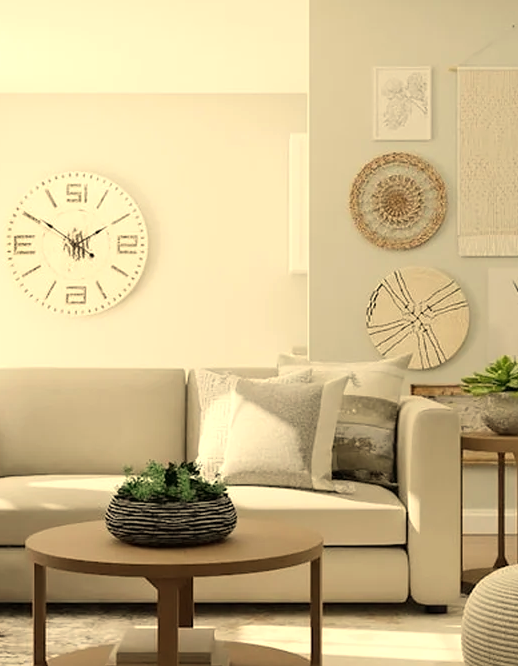
#> input picture assets/images/home1/gallery_01.png, 518 x 666 px, found by its file name
$ python build_custom_images.py
#> lines starting #> are read from the running program, lines starting #| are printed output that depends on the picture
import os
from PIL import Image, ImageDraw, ImageFont, ImageFilter, ImageEnhance

WIDTH = 1920
HEIGHT = 1080

def crop_to_aspect(img, target_width, target_height):
    if img.mode != 'RGB':
        img = img.convert('RGB')
    img_aspect = img.width / img.height
    target_aspect = target_width / target_height

    if img_aspect > target_aspect:
        new_width = int(img.height * target_aspect)
        left = (img.width - new_width) // 2
        img = img.crop((left, 0, left + new_width, img.height))
    else:
        new_height = int(img.width / target_aspect)
        top = (img.height - new_height) // 2
        img = img.crop((0, top, img.width, top + new_height))

    return img.resize((target_width, target_height), Image.Resampling.LANCZOS)

def add_badge(img, label, position='top-left'):
    draw = ImageDraw.Draw(img)
    try:
        font = ImageFont.truetype("arial.ttf", 14)
    except:
        font = ImageFont.load_default()

    bbox = draw.textbbox((0, 0), label, font=font)
    tw = bbox[2] - bbox[0]
    th = bbox[3] - bbox[1]

    pad_x, pad_y = 12, 6
    if position == 'top-left':
        x, y = 16, 16
    elif position == 'top-right':
        x, y = img.width - tw - pad_x*2 - 16, 16

    # Draw pill badge
    draw.rectangle([x, y, x + tw + pad_x*2, y + th + pad_y*2], fill=(20, 18, 15, 220))
    draw.rectangle([x, y, x + tw + pad_x*2, y + th + pad_y*2], outline=(212, 175, 55, 200), width=1)
    draw.text((x + pad_x, y + pad_y), label, fill=(245, 242, 235), font=font)

# ==========================================
# 1. BUILD FURNITURE STORE HERO (FURNITURE ONLY)
# ==========================================
print("Creating Furniture Store Hero (Furniture Only)...")
canvas_furn = Image.new('RGB', (WIDTH, HEIGHT), (20, 18, 15))

# Pure luxury furniture images
img_sofa = Image.open('assets/images/home1/gallery_01.png')       # Curved Sofa Living Room
#> img_sofa is the input picture: PIL image 518x666 RGB; mean R, G, B 206, 187, 141.8
img_dining = Image.open('assets/images/home1/gallery_03.png')     # Marble Dining Table
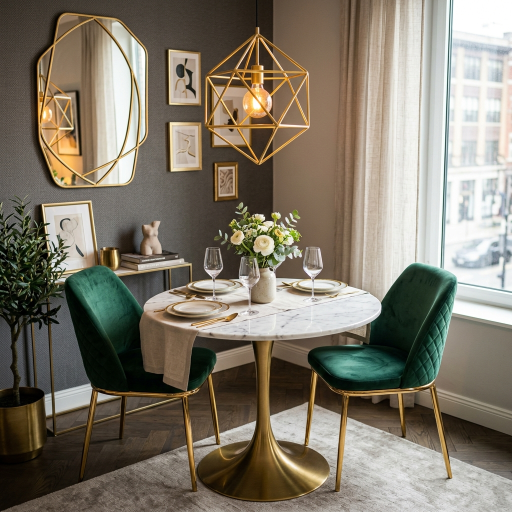
#> input picture assets/images/home1/gallery_03.png, 1024 x 1024 px, found by its file name (shown at 1/2 size)
#> img_dining is the input picture: PIL image 1024x1024 RGB; mean R, G, B 128.2, 120.6, 106.2
img_bedroom = Image.open('assets/images/home1/gallery_02.png')    # Upholstered Bed
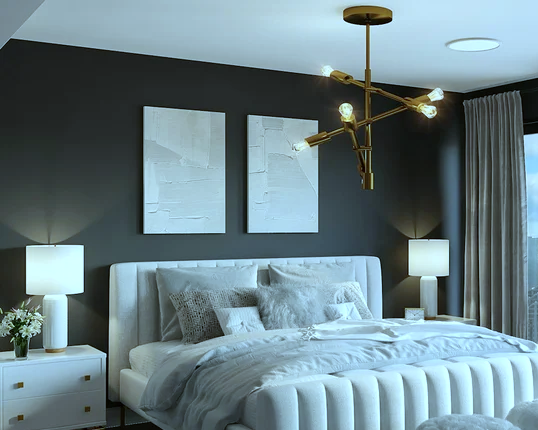
#> input picture assets/images/home1/gallery_02.png, 538 x 430 px, found by its file name
#> img_bedroom is the input picture: PIL image 538x430 RGB; mean R, G, B 107.7, 129.3, 135.8
img_armchair = Image.open('assets/images/home1/gallery_04.png')   # Leather Accent Chair
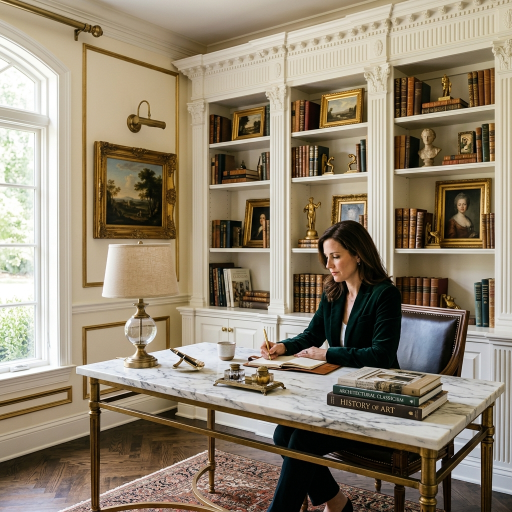
#> input picture assets/images/home1/gallery_04.png, 1024 x 1024 px, found by its file name (shown at 1/2 size)
#> img_armchair is the input picture: PIL image 1024x1024 RGB; mean R, G, B 144.9, 132.1, 111.9
img_office = Image.open('assets/images/room-collections/cat_office.png') # Solid Walnut Desk
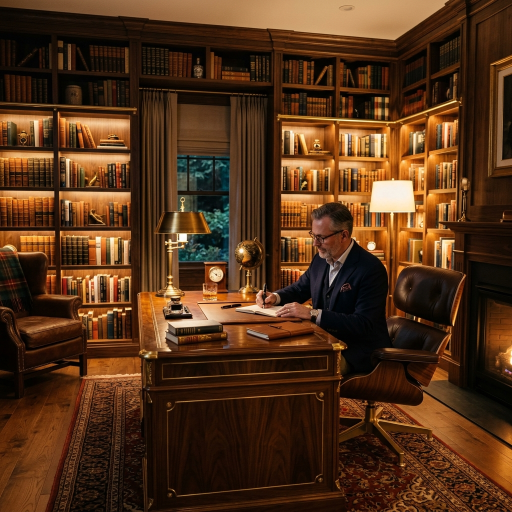
#> input picture assets/images/room-collections/cat_office.png, 1024 x 1024 px, found by its file name (shown at 1/2 size)
#> img_office is the input picture: PIL image 1024x1024 RGB; mean R, G, B 81.9, 49.4, 24.8

gap = 6
w_left = 1056
h_left = HEIGHT

w_top_right = WIDTH - w_left - gap
h_top_right = (HEIGHT - gap) // 2

w_bot_tile = (w_top_right - gap * 2) // 3
h_bot = HEIGHT - h_top_right - gap

t1 = crop_to_aspect(img_sofa, w_left, h_left)
t2 = crop_to_aspect(img_dining, w_top_right, h_top_right)
t3 = crop_to_aspect(img_bedroom, w_bot_tile, h_bot)
t4 = crop_to_aspect(img_armchair, w_bot_tile, h_bot)
t5 = crop_to_aspect(img_office, w_bot_tile, h_bot)

add_badge(t1, "LIVING ROOM", "top-left")
#> in add_badge, `bbox = draw.textbbox((0, 0), label, font=font)`: bbox = (0, 3, 95, 13)
#> in add_badge, `tw = bbox[2] - bbox[0]`: tw = 95
#> in add_badge, `th = bbox[3] - bbox[1]`: th = 10
add_badge(t2, "DINING COLLECTION", "top-left")
add_badge(t3, "BEDROOM", "top-left")
add_badge(t4, "ARMCHAIRS", "top-left")
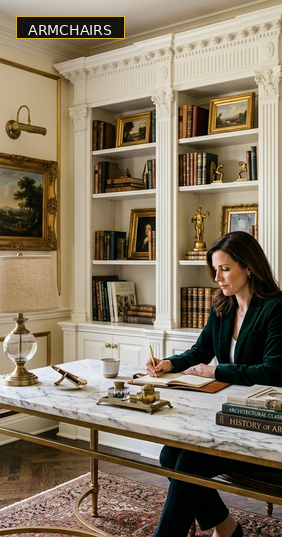
#> t4: PIL image 282x537 RGB; mean R, G, B 135.1, 121.3, 100.5
add_badge(t5, "EXECUTIVE WORKSPACE", "top-left")

canvas_furn.paste(t1, (0, 0))
canvas_furn.paste(t2, (w_left + gap, 0))

x_bot_start = w_left + gap
y_bot_start = h_top_right + gap

canvas_furn.paste(t3, (x_bot_start, y_bot_start))
canvas_furn.paste(t4, (x_bot_start + w_bot_tile + gap, y_bot_start))
canvas_furn.paste(t5, (x_bot_start + (w_bot_tile + gap)*2, y_bot_start))

# Gradient overlay for text legibility
overlay = Image.new('RGBA', (WIDTH, HEIGHT), (0, 0, 0, 0))
#> overlay: PIL image 1920x1080 RGBA; every value is 0
draw = ImageDraw.Draw(overlay)

for x in range(WIDTH):
    if x < 1150:
        alpha = int(185 * (1 - (x / 1150) ** 1.8))
        draw.line([(x, 0), (x, HEIGHT)], fill=(12, 10, 8, alpha))

for y in range(HEIGHT):
    if y < 160:
        alpha = int(90 * (1 - y / 160))
        draw.line([(0, y), (WIDTH, y)], fill=(12, 10, 8, alpha))
    elif y > HEIGHT - 200:
        alpha = int(130 * ((y - (HEIGHT - 200)) / 200))
        draw.line([(0, y), (WIDTH, y)], fill=(12, 10, 8, alpha))

# Gold accent dividers
draw.rectangle([w_left, 0, w_left + gap, HEIGHT], fill=(212, 175, 55, 140))
draw.rectangle([w_left, h_top_right, WIDTH, h_top_right + gap], fill=(212, 175, 55, 140))
draw.rectangle([x_bot_start + w_bot_tile, y_bot_start, x_bot_start + w_bot_tile + gap, HEIGHT], fill=(212, 175, 55, 120))
draw.rectangle([x_bot_start + w_bot_tile*2 + gap, y_bot_start, x_bot_start + w_bot_tile*2 + gap*2, HEIGHT], fill=(212, 175, 55, 120))

final_furn_hero = Image.alpha_composite(canvas_furn.convert('RGBA'), overlay)

os.makedirs('assets/images/furniture_shop', exist_ok=True)
os.makedirs('assets/images/furniture_store', exist_ok=True)
os.makedirs('assets/images/home1', exist_ok=True)

final_furn_hero.convert('RGB').save('assets/images/furniture_shop/hero_furniture_only.png', quality=95)
final_furn_hero.convert('RGB').save('assets/images/furniture_store/hero_furniture_main.png', quality=95)
final_furn_hero.convert('RGB').save('assets/images/home1/hero_living.png', quality=95)

# Save webp version
final_furn_hero.convert('RGB').save('assets/images/home1/hero_living.webp', quality=90, format='WEBP')

print("Furniture Store Hero images saved successfully.")

# ==========================================
# 2. BUILD HOME 2 FURNITURE IMAGES
# ==========================================
print("Creating Home 2 Furniture Images...")

os.makedirs('assets/images/home2', exist_ok=True)

# Comfort Living Furniture (Living Room Showcase)
img_liv_full = crop_to_aspect(Image.open('assets/images/room-collections/cat_living.png'), 1200, 800)
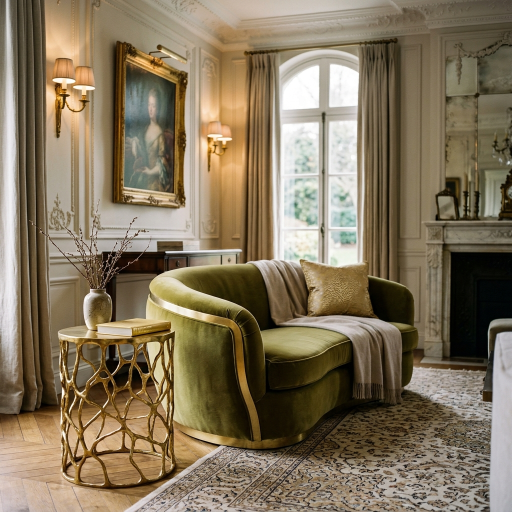
#> input picture assets/images/room-collections/cat_living.png, 1024 x 1024 px, found by its file name (shown at 1/2 size)
#> in crop_to_aspect (call 6), `img = img.crop((0, top, img.width, top + new_height))`:
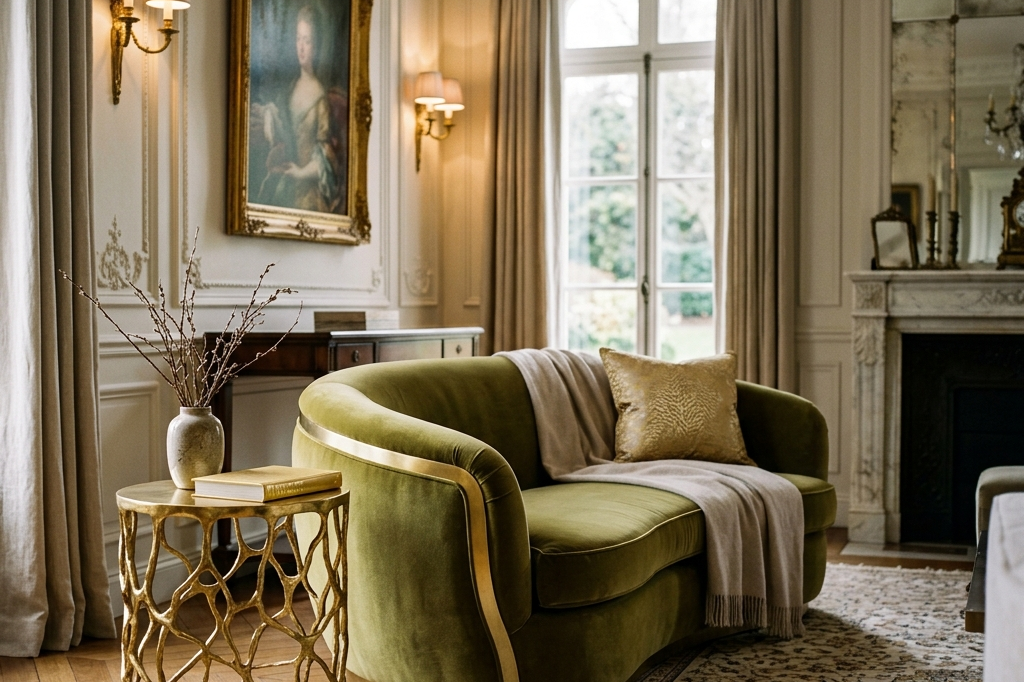
#> img: PIL image 1024x682 RGB; mean R, G, B 125.7, 112.3, 87.6
img_liv_full.save('assets/images/home2/comfort_living.png', quality=95)
img_liv_full.save('assets/images/home2/comfort_living.webp', quality=90, format='WEBP')

# Rest Bedroom Furniture (Bedroom Showcase)
#> (the run stopped early here; a loop or call above may not have finished)
